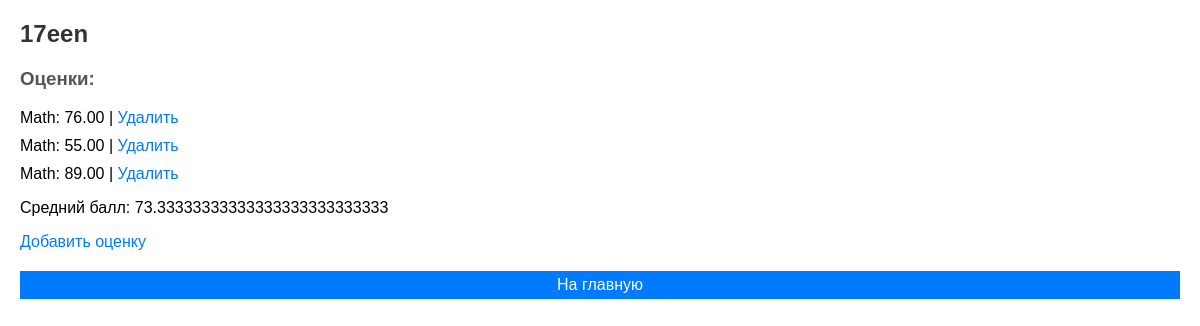
The page /students/1/ on the database as committed earlier.
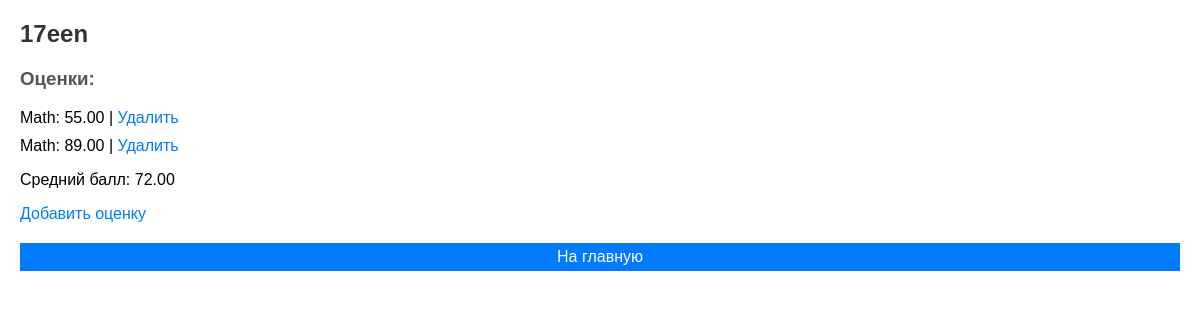
The same page on the database as committed later.
### students/models.py (models this page shows, shortened)
class Student(models.Model):
    name = models.CharField(max_length=100)
    def calculate_average_grade(self):
        grades = self.grade_set.all()
        if grades:
            total_score = sum(grade.score for grade in grades)
            return total_score / len(grades)
        return 0.0

class Grade(models.Model):
    student = models.ForeignKey(Student, on_delete=models.CASCADE)
    subject = models.CharField(max_length=100)
    score = models.DecimalField(max_digits=5, decimal_places=2)

### students/views.py (the view)
# urls.py: path('students/<int:student_id>/', student_detail, name='student_detail'),
def student_detail(request, student_id):
    student = Student.objects.get(pk=student_id)
    grades = Grade.objects.filter(student=student)
    average_grade = student.calculate_average_grade()
    return render(request, 'students/student_detail.html', {'student': student, 'grades': grades, 'average_grade': average_grade})

### students/templates/students/student_detail.html (shortened to what this page needs)
<!DOCTYPE html>
<html lang="en">
<head>
</head>
<body>
    <h2>{{ student.name }}</h2>
    <h3>Оценки:</h3>
    <ul>
        {% for grade in grades %}
            <li>{{ grade.subject }}: {{ grade.score }} | <a href="{% url 'delete_grade' grade.id %}">Удалить</a></li>
        {% endfor %}
    </ul>
    <p>Средний балл: {{ average_grade }}</p>
    <a href="{% url 'add_grade' %}?student_id={{ student.id }}">Добавить оценку</a>
    <a class="back-btn" href="{% url 'home' %}">На главную</a>
</body>
</html>

### students/templates/students/student_detail.html (style rules this page uses)
body { font-family: Arial, sans-serif; margin: 20px; }
h2 { color: #333; }
h3 { color: #555; }
ul { list-style: none; padding: 0; }
li { margin-bottom: 10px; }
a { text-decoration: none; color: #007BFF; }
.back-btn { display: block; margin-top: 20px; background-color: #007BFF; color: #fff; padding: 5px 10px; text-align: center; text-decoration: none; }

Rows that differ between the two databases and show on the page:
removed Grade: subject "Math", score "76.00"
Other text that changed with them:
{{ average_grade }}: "73.33333333333333333333333333" → "72.00"
